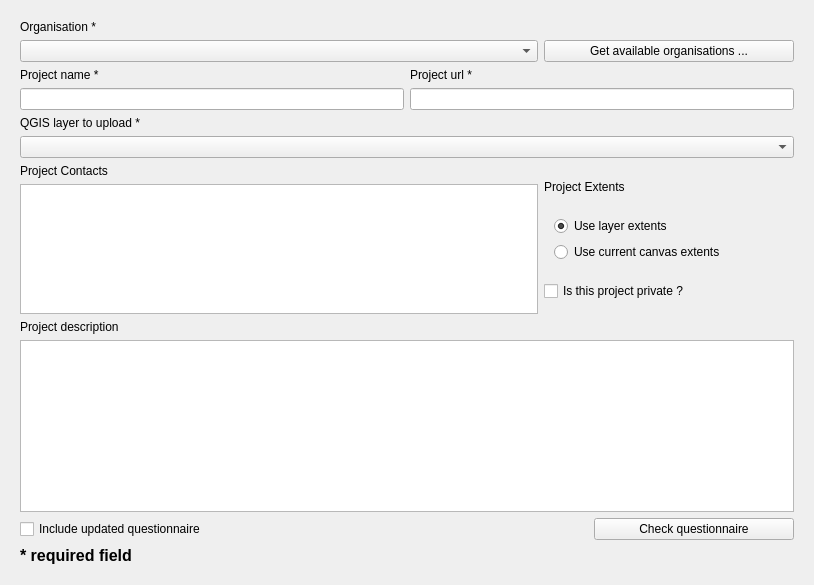
<?xml version="1.0" encoding="UTF-8"?>
<ui version="4.0">
 <class>projectCreation01</class>
 <widget class="QWidget" name="projectCreation01">
  <property name="geometry">
   <rect>
    <x>0</x>
    <y>0</y>
    <width>814</width>
    <height>585</height>
   </rect>
  </property>
  <property name="sizePolicy">
   <sizepolicy hsizetype="MinimumExpanding" vsizetype="MinimumExpanding">
    <horstretch>0</horstretch>
    <verstretch>0</verstretch>
   </sizepolicy>
  </property>
  <property name="styleSheet">
   <string notr="true"/>
  </property>
  <layout class="QVBoxLayout" name="verticalLayout_2">
   <item>
    <widget class="QScrollArea" name="scrollArea">
     <property name="frameShape">
      <enum>QFrame::NoFrame</enum>
     </property>
     <property name="widgetResizable">
      <bool>true</bool>
     </property>
     <widget class="QWidget" name="scrollAreaWidgetContents">
      <property name="geometry">
       <rect>
        <x>0</x>
        <y>0</y>
        <width>796</width>
        <height>567</height>
       </rect>
      </property>
      <layout class="QVBoxLayout" name="verticalLayout_12">
       <item>
        <widget class="QLabel" name="label">
         <property name="text">
          <string>Organisation *</string>
         </property>
        </widget>
       </item>
       <item>
        <layout class="QHBoxLayout" name="horizontalLayout">
         <item>
          <widget class="QComboBox" name="organisation_box"/>
         </item>
         <item>
          <widget class="QPushButton" name="get_organisation_button">
           <property name="minimumSize">
            <size>
             <width>250</width>
             <height>0</height>
            </size>
           </property>
           <property name="maximumSize">
            <size>
             <width>250</width>
             <height>16777215</height>
            </size>
           </property>
           <property name="text">
            <string>Get available organisations ...</string>
           </property>
          </widget>
         </item>
        </layout>
       </item>
       <item>
        <layout class="QHBoxLayout" name="horizontalLayout_2">
         <item>
          <widget class="QLabel" name="label_2">
           <property name="text">
            <string>Project name *</string>
           </property>
          </widget>
         </item>
         <item>
          <widget class="QLabel" name="label_4">
           <property name="text">
            <string>Project url *</string>
           </property>
          </widget>
         </item>
        </layout>
       </item>
       <item>
        <layout class="QHBoxLayout" name="horizontalLayout_3">
         <item>
          <widget class="QLineEdit" name="project_name_text">
           <property name="text">
            <string/>
           </property>
          </widget>
         </item>
         <item>
          <widget class="QLineEdit" name="project_url_text"/>
         </item>
        </layout>
       </item>
       <item>
        <layout class="QHBoxLayout" name="horizontalLayout_4">
         <item>
          <widget class="QLabel" name="label_5">
           <property name="sizePolicy">
            <sizepolicy hsizetype="Preferred" vsizetype="Preferred">
             <horstretch>0</horstretch>
             <verstretch>0</verstretch>
            </sizepolicy>
           </property>
           <property name="minimumSize">
            <size>
             <width>250</width>
             <height>0</height>
            </size>
           </property>
           <property name="maximumSize">
            <size>
             <width>9999</width>
             <height>16777215</height>
            </size>
           </property>
           <property name="layoutDirection">
            <enum>Qt::LeftToRight</enum>
           </property>
           <property name="text">
            <string>QGIS layer to upload *</string>
           </property>
           <property name="alignment">
            <set>Qt::AlignLeading|Qt::AlignLeft|Qt::AlignVCenter</set>
           </property>
          </widget>
         </item>
        </layout>
       </item>
       <item>
        <layout class="QHBoxLayout" name="horizontalLayout_5">
         <item>
          <widget class="QgsMapLayerComboBox" name="qgis_layer_box">
           <property name="minimumSize">
            <size>
             <width>250</width>
             <height>0</height>
            </size>
           </property>
           <property name="maximumSize">
            <size>
             <width>9999</width>
             <height>16777215</height>
            </size>
           </property>
          </widget>
         </item>
        </layout>
       </item>
       <item>
        <layout class="QHBoxLayout" name="horizontalLayout_8">
         <item>
          <layout class="QVBoxLayout" name="verticalLayout_3">
           <item>
            <widget class="QLabel" name="label_3">
             <property name="text">
              <string>Project Contacts</string>
             </property>
            </widget>
           </item>
           <item>
            <widget class="QListWidget" name="project_contact_list">
             <property name="minimumSize">
              <size>
               <width>0</width>
               <height>0</height>
              </size>
             </property>
             <property name="maximumSize">
              <size>
               <width>99999</width>
               <height>150</height>
              </size>
             </property>
            </widget>
           </item>
          </layout>
         </item>
         <item>
          <layout class="QVBoxLayout" name="verticalLayout_8">
           <item>
            <widget class="QLabel" name="label_7">
             <property name="minimumSize">
              <size>
               <width>250</width>
               <height>0</height>
              </size>
             </property>
             <property name="maximumSize">
              <size>
               <width>250</width>
               <height>20</height>
              </size>
             </property>
             <property name="text">
              <string>Project Extents</string>
             </property>
            </widget>
           </item>
           <item>
            <layout class="QVBoxLayout" name="verticalLayout_9">
             <property name="leftMargin">
              <number>10</number>
             </property>
             <item>
              <widget class="QRadioButton" name="use_layer_extents">
               <property name="text">
                <string>Use layer extents</string>
               </property>
               <property name="checked">
                <bool>true</bool>
               </property>
              </widget>
             </item>
             <item>
              <widget class="QRadioButton" name="use_canvas_extents">
               <property name="text">
                <string>Use current canvas extents</string>
               </property>
              </widget>
             </item>
            </layout>
           </item>
           <item>
            <widget class="QCheckBox" name="is_project_private">
             <property name="text">
              <string>Is this project private ?</string>
             </property>
            </widget>
           </item>
          </layout>
         </item>
        </layout>
       </item>
       <item>
        <widget class="QLabel" name="label_8">
         <property name="text">
          <string>Project description</string>
         </property>
        </widget>
       </item>
       <item>
        <widget class="QTextEdit" name="project_description_text"/>
       </item>
       <item>
        <layout class="QHBoxLayout" name="horizontalLayout_7">
         <item>
          <widget class="QCheckBox" name="questionnaire_radio_button">
           <property name="text">
            <string>Include updated questionnaire</string>
           </property>
          </widget>
         </item>
         <item>
          <widget class="QPushButton" name="questionnaire_button">
           <property name="minimumSize">
            <size>
             <width>200</width>
             <height>0</height>
            </size>
           </property>
           <property name="maximumSize">
            <size>
             <width>200</width>
             <height>16777215</height>
            </size>
           </property>
           <property name="text">
            <string>Check questionnaire</string>
           </property>
          </widget>
         </item>
        </layout>
       </item>
       <item>
        <widget class="QLabel" name="label_9">
         <property name="font">
          <font>
           <pointsize>12</pointsize>
           <weight>75</weight>
           <bold>true</bold>
          </font>
         </property>
         <property name="text">
          <string>* required field</string>
         </property>
        </widget>
       </item>
      </layout>
     </widget>
    </widget>
   </item>
  </layout>
 </widget>
 <customwidgets>
  <customwidget>
   <class>QgsMapLayerComboBox</class>
   <extends>QComboBox</extends>
   <header>qgsmaplayercombobox.h</header>
  </customwidget>
 </customwidgets>
 <resources/>
 <connections/>
</ui>
